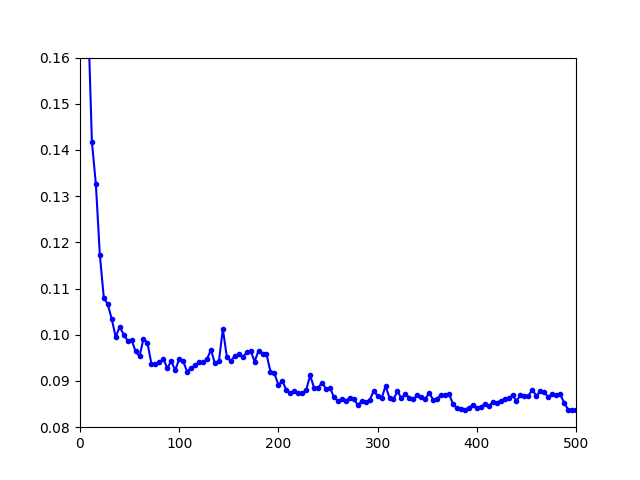

The script that saved this image:
import numpy as np
import matplotlib.pyplot as plt

data = np.loadtxt("kneading/experiment/attempt-004/python_N150_ee_to_500.txt")
plt.figure()
plt.plot(data[:,0], data[:,1], 'b-o', markersize=3)
plt.xlim(0, 500)
plt.ylim(0.08, 0.16)
plt.savefig("kneading/experiment/attempt-004/verify_python_plot.png")
